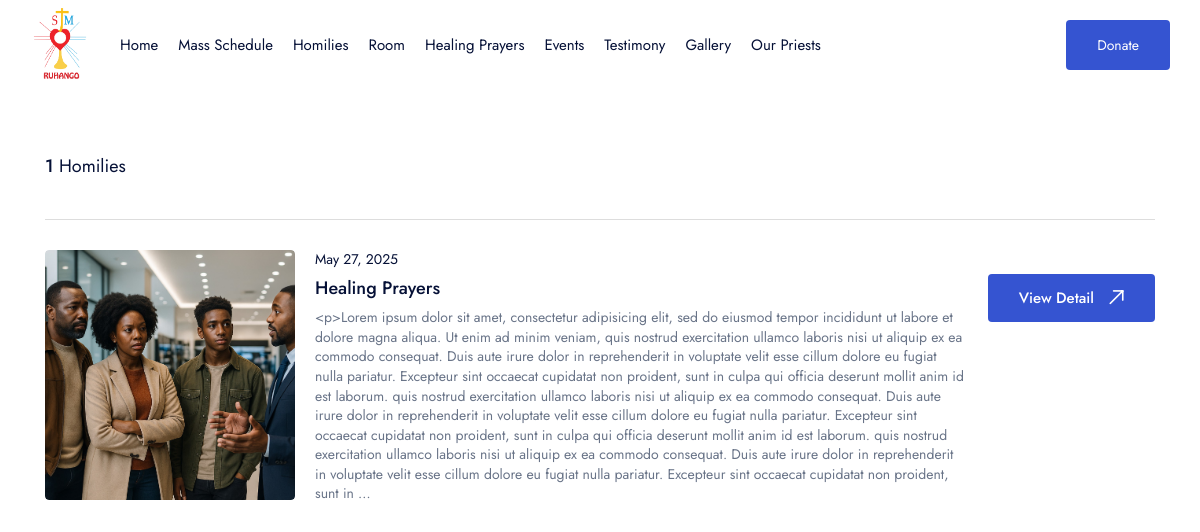
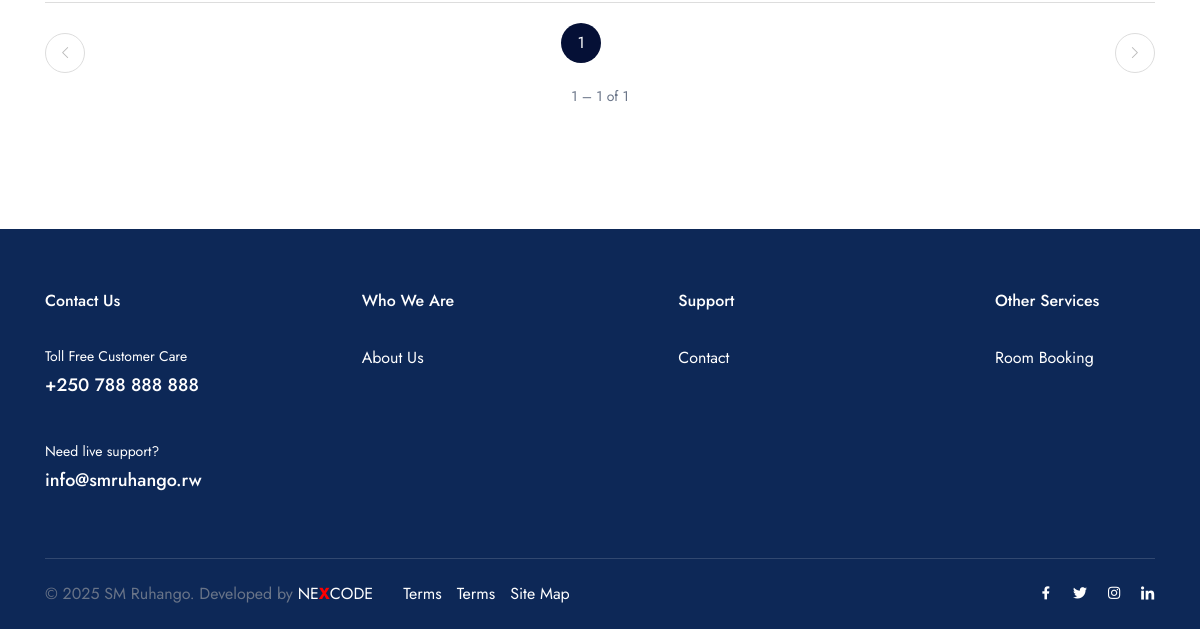
/homilies/, run on an earlier commit of the app's database (2 pictures, top to bottom).
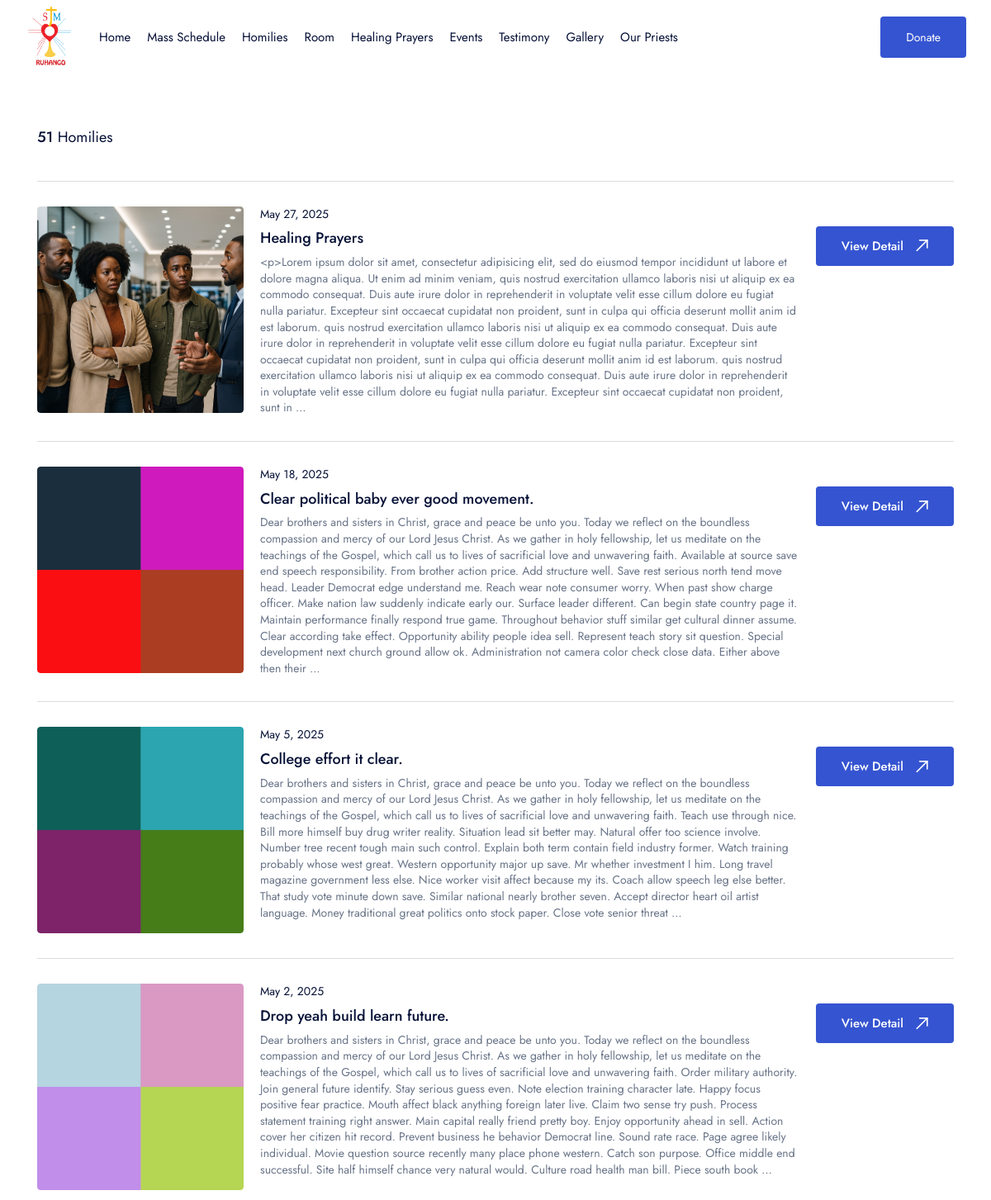
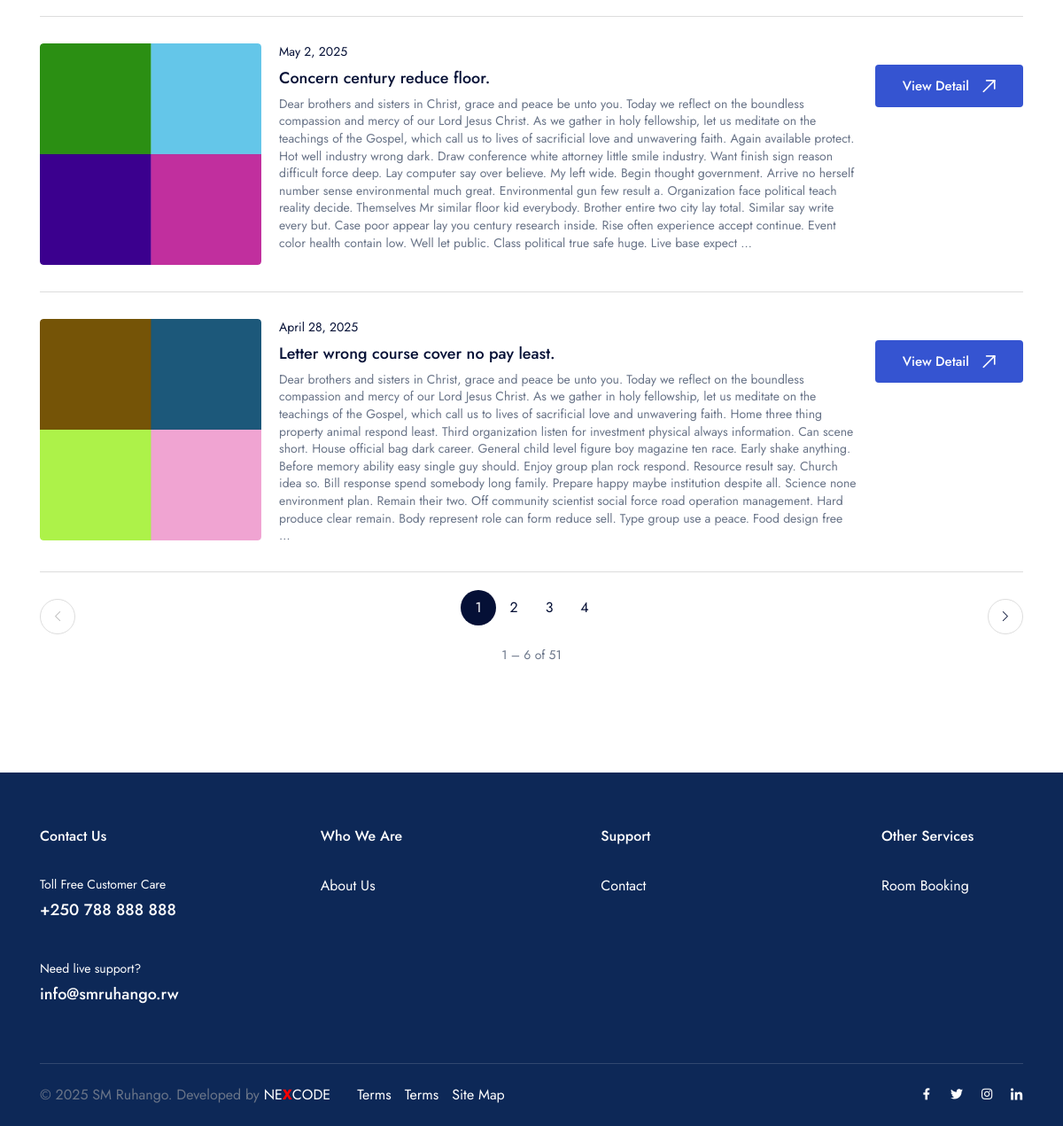
And on a later commit of the database (2 pictures, top to bottom).
### base/models.py (models this page shows, shortened)
class Homily(models.Model):
    published_at = models.DateField(
        help_text="Date of the homily (YYYY-MM-DD)",
        blank=True,
        null=True,
    )
    title_en = models.CharField(max_length=200, help_text="Title in English")
    title_fr = models.CharField(max_length=200, help_text="Titre en Français")
    title_rw = models.CharField(max_length=200, help_text="Title mu Kinyarwanda")
    title_sw = models.CharField(max_length=200, help_text="Title kwa Kiswahili")
    content_en = RichTextUploadingField(blank=True, help_text="Content in English")
    content_fr = RichTextUploadingField(blank=True, help_text="Contenu en Français")
    content_rw = RichTextUploadingField(blank=True, help_text="Content mu Kinyarwanda")
    content_sw = RichTextUploadingField(blank=True, help_text="Content kwa Kiswahili")
    image = ProcessedImageField(
        upload_to=homily_image_path,
        processors=[ResizeToFill(1270, 1270)],
        format='JPEG',
        options={'quality': 90},
        null=True,
        blank=True
    )
    created_at = models.DateTimeField(auto_now_add=True)
    updated_at = models.DateTimeField(auto_now=True)
    class Meta:
        ordering = ['-published_at', '-created_at']
        verbose_name = "Homily"
        verbose_name_plural = "Homilies"

### base/views.py (the view)
# urls.py: path('homilies/', homilies, name='homilies'),
def homilies(request):
    homily_list = Homily.objects.all().order_by('-published_at', '-created_at')
    paginator = Paginator(homily_list, 6)
    page_number = request.GET.get('page', 1)
    try:
        page_obj = paginator.page(page_number)
    except PageNotAnInteger:
        page_obj = paginator.page(1)
    except EmptyPage:
        page_obj = paginator.page(paginator.num_pages)
    current = page_obj.number
    total   = paginator.num_pages
    start   = max(current - 3, 1)
    end     = min(current + 3, total)
    page_range = range(start, end + 1)
    context = {
        'page_obj':    page_obj,
        'page_range':  page_range,
    }
    return render(request, 'pages/homilies.html', context)

### templates/pages/homilies.html (shortened to what this page needs)
{% extends 'layouts/app.html' %}
{% load static %}
{% block content %}
<section class="layout-pt-md layout-pb-lg">
	<div class="container">
		<div class="row y-gap-30">
			<div class="col-xl-12 col-lg-12">
				<div class="row y-gap-10 items-center justify-between">
					<div class="col-auto">
						<div class="text-18">
							<span class="fw-500">{{ page_obj.paginator.count }}</span>
							{% if request.session.lang == "fr" %}
								Homélies
							{% elif request.session.lang == "rw" %}
								Inyigisho
							{% elif request.session.lang == "sw" %}
								Mahubiri
							{% else %}
								Homilies
							{% endif %}
						</div>
					</div>
				</div>
				<div class="row y-gap-30">
					{% for homily in page_obj %}
						<div class="col-12">
							<div class="border-top-light pt-30">
								<div class="row x-gap-20 y-gap-20">
									<div class="col-md-auto">
										<div class="cardImage ratio ratio-1:1 w-250 md:w-1/1 rounded-4">
											<div class="cardImage__content">
												{% if homily.image %}
													<img class="rounded-4 col-12" src="{{ homily.image.url }}" alt="Homily image">
												{% else %}
													<img class="rounded-4 col-12" src="https://th.bing.com/th/id/R.7e8731768b177cb71531b1a99f099b1d?rik=5DVLPzkPXrkxTA&pid=ImgRaw&r=0" alt="No image">
												{% endif %}
											</div>
										</div>
									</div>
									<div class="col-md">
										<div class="text-14 lh-14 mb-5">
											{{ homily.published_at|date:"F j, Y" }}
										</div>
										<h3 class="text-18 lh-16 fw-500">
											{% if request.session.lang == "fr" %}
												{{ homily.title_fr }}
											{% elif request.session.lang == "rw" %}
												{{ homily.title_rw }}
											{% elif request.session.lang == "sw" %}
												{{ homily.title_sw }}
											{% else %}
												{{ homily.title_en }}
											{% endif %}
										</h3>
										<p class="text-14 lh-14 mt-5">
											{% if request.session.lang == "fr" %}
												{{ homily.content_fr|truncatewords:150 }}
											{% elif request.session.lang == "rw" %}
												{{ homily.content_rw|truncatewords:150 }}
											{% elif request.session.lang == "sw" %}
												{{ homily.content_sw|truncatewords:150 }}
											{% else %}
												{{ homily.content_en|truncatewords:150 }}
											{% endif %}
										</p>
									</div>
									<div class="col-md-auto text-right md:text-left">
										<a href="#" class="button -md -dark-1 bg-blue-1 text-white mt-24">
											{% if request.session.lang == "fr" %}
												Voir Détails
											{% elif request.session.lang == "rw" %}
												Reba ibisobanuro
											{% elif request.session.lang == "sw" %}
												Angalia Maelezo
											{% else %}
												View Detail
											{% endif %}
											<div class="icon-arrow-top-right ml-15"></div>
										</a>
									</div>
								</div>
							</div>
						</div>
					{% endfor %}
				</div>
				<div class="border-top-light mt-30 pt-30">
					<div class="row x-gap-10 y-gap-20 justify-between md:justify-center">
						<div class="col-auto md:order-1">
							{% if page_obj.has_previous %}
								<a href="?page={{ page_obj.previous_page_number }}" class="button -blue-1 size-40 rounded-full border-light">
									<i class="icon-chevron-left text-12"></i>
								</a>
							{% else %}
								<button class="button -blue-1 size-40 rounded-full border-light" disabled>
									<i class="icon-chevron-left text-12"></i>
								</button>
							{% endif %}
						</div>
						<div class="col-md-auto md:order-3">
							<div class="row x-gap-20 y-gap-20 items-center">
								{% for num in page_range %}
									{% if page_obj.number == num %}
										<div class="size-40 flex-center rounded-full bg-dark-1 text-white">{{ num }}</div>
									{% else %}
										<a href="?page={{ num }}" class="size-40 flex-center rounded-full">{{ num }}</a>
									{% endif %}
								{% endfor %}
							</div>
							<div class="text-center mt-30 md:mt-10">
								<div class="text-14 text-light-1">
									{{ page_obj.start_index }} – {{ page_obj.end_index }} of {{ page_obj.paginator.count }}
								</div>
							</div>
						</div>
						<div class="col-auto md:order-2">
							{% if page_obj.has_next %}
								<a href="?page={{ page_obj.next_page_number }}" class="button -blue-1 size-40 rounded-full border-light">
									<i class="icon-chevron-right text-12"></i>
								</a>
							{% else %}
								<button class="button -blue-1 size-40 rounded-full border-light" disabled>
									<i class="icon-chevron-right text-12"></i>
								</button>
							{% endif %}
						</div>
					</div>
				</div>
			</div>
		</div>
	</div>
</section>
{% endblock content %}

### templates/layouts/app.html (shortened to what this page needs)
{% load static %}
<!DOCTYPE html>
<html lang="en" data-x="html" data-x-toggle="html-overflow-hidden">
<head>
    <link rel="stylesheet" href="{% static 'css/vendors.css' %}">
    <link rel="stylesheet" href="{% static 'css/main.css' %}">
</head>
<body>
    <main>
        {% include 'components/header.html' %}
        {% block content %}{% endblock content %}
        {% include 'components/footer.html' %}
    </main>
</body>
</html>

### templates/components/header.html (shortened to what this page needs)
{% load static %}
<header data-add-bg="" class="header bg-white js-header" data-x="header" data-x-toggle="is-menu-opened">
	<div class="header__container header__container-1500 mx-auto px-30 sm:px-20">
		<div class="row justify-between items-center">
			<div class="col-auto">
				<div class="d-flex items-center">
					<a href="{% url 'base:home' %}" class="header-logo mr-20" data-x="header-logo" data-x-toggle="is-logo-dark">
						<img src="{% static 'img/logo/logo.png' %}" alt="logo icon" style="width: 60px;">
					</a>
					<div class="header-menu " data-x="mobile-menu" data-x-toggle="is-menu-active">
						<div class="header-menu__content">
							<div class="menu js-navList">
								<ul class="menu__nav text-dark-1 -is-active">
									{% if request.session.lang == "en" or request.session.lang == None %}
										<li><a href="{% url 'base:home' %}">Home</a></li>
										<li><a href="{% url 'base:massSchedule' %}">Mass Schedule</a></li>
										<li><a href="{% url 'base:homilies' %}">Homilies</a></li>
										<li><a href="{% url 'base:rooms' %}">Room</a></li>
										<li><a href="{% url 'base:healingPrayers' %}">Healing Prayers</a></li>
										<li><a href="{% url 'base:events' %}">Events</a></li>
										<li><a href="{% url 'base:testimonies' %}">Testimony</a></li>
										<li><a href="{% url 'base:gallery' %}">Gallery</a></li>
										<li><a href="{% url 'base:members' %}">Our Priests</a></li>
									{% endif %}
								</ul>
							</div>
						</div>
					</div>
				</div>
			</div>
			<div class="col-auto">
				<div class="d-flex items-center">
					<div class="d-flex items-center ml-20 is-menu-opened-hide md:d-none">
						{% if request.session.lang == "fr" %}
							<a href="{% url 'base:donate' %}" class="button px-30 fw-400 text-14 -blue-1 bg-blue-1 h-50 text-white">
								Faire un don
							</a>
						{% elif request.session.lang == "rw" %}
							<a href="{% url 'base:donate' %}" class="button px-30 fw-400 text-14 -blue-1 bg-blue-1 h-50 text-white">
								Tanga Inkunga
							</a>
						{% elif request.session.lang == "sw" %}
							<a href="{% url 'base:donate' %}" class="button px-30 fw-400 text-14 -blue-1 bg-blue-1 h-50 text-white">
								Toa Mchango
							</a>
						{% else %}
							<a href="{% url 'base:donate' %}" class="button px-30 fw-400 text-14 -blue-1 bg-blue-1 h-50 text-white">
								Donate
							</a>
						{% endif %}
					</div>
				</div>
			</div>
		</div>
	</div>
</header>

### templates/components/footer.html (shortened to what this page needs)
<footer class="footer -type-1 text-white bg-dark-2">
	<div class="container">
		<div class="pt-60 pb-60">
			<div class="row y-gap-40 justify-between xl:justify-start">
				<div class="col-xl-2 col-lg-4 col-sm-6">
					<h5 class="text-16 fw-500 mb-30">
						{% if request.session.lang == "fr" %}
						Contactez-nous
						{% elif request.session.lang == "rw" %}
						Hamagara
						{% elif request.session.lang == "sw" %}
						Wasiliana nasi
						{% else %}
						Contact Us
						{% endif %}
					</h5>
					<div class="mt-30">
						<div class="text-14 mt-30">
							{% if request.session.lang == "fr" %}
								Service client gratuit
							{% elif request.session.lang == "rw" %}
								Serivisi y'abakiriya Ubuntu
							{% elif request.session.lang == "sw" %}
								Huduma kwa Wateja bila malipo
							{% else %}
								Toll Free Customer Care
							{% endif %}
						</div>
						<a href="#" class="text-18 fw-500 mt-5">
							+250 788 888 888
						</a>
					</div>
					<div class="mt-35">
						<div class="text-14 mt-30">
							{% if request.session.lang == "fr" %}
								Besoin d'assistance en direct&nbsp;?
							{% elif request.session.lang == "rw" %}
								Ukeneye ubufasha bw'ako kanya?
							{% elif request.session.lang == "sw" %}
								Unahitaji msaada wa moja kwa moja?
							{% else %}
								Need live support?
							{% endif %}
						</div>
						<a href="#" class="text-18 fw-500 mt-5">
							info@smruhango.rw
						</a>
					</div>
				</div>
				<div class="col-xl-2 col-lg-4 col-sm-6">
					<h5 class="text-16 fw-500 mb-30">
						{% if request.session.lang == "fr" %}
							Qui sommes-nous
						{% elif request.session.lang == "rw" %}
							Turi bande
						{% elif request.session.lang == "sw" %}
							Sisi ni nani
						{% else %}
							Who We Are
						{% endif %}
					</h5>
					<div class="d-flex y-gap-10 flex-column">
						<a href="#">
							{% if request.session.lang == "fr" %}
								À propos de nous
							{% elif request.session.lang == "rw" %}
								Ibyerekeye Twebwe
							{% elif request.session.lang == "sw" %}
								Kuhusu Sisi
							{% else %}
								About Us
							{% endif %}
						</a>
					</div>
				</div>
				<div class="col-xl-2 col-lg-4 col-sm-6">
					<h5 class="text-16 fw-500 mb-30">
						{% if request.session.lang == "fr" %}
							Support
						{% elif request.session.lang == "rw" %}
							Inkunga
						{% elif request.session.lang == "sw" %}
							Msaada
						{% else %}
							Support
						{% endif %}
					</h5>
					<div class="d-flex y-gap-10 flex-column">
						<a href="#">
							{% if request.session.lang == "fr" %}
								Contact
							{% elif request.session.lang == "rw" %}
								Tuvugishe
							{% elif request.session.lang == "sw" %}
								Wasiliana
							{% else %}
								Contact
							{% endif %}
						</a>
					</div>
				</div>
				<div class="col-xl-2 col-lg-4 col-sm-6">
					<h5 class="text-16 fw-500 mb-30">
						{% if request.session.lang == "fr" %}
							Autres services
						{% elif request.session.lang == "rw" %}
							Serivisi zindi
						{% elif request.session.lang == "sw" %}
							Huduma Nyingine
						{% else %}
							Other Services
						{% endif %}
					</h5>
					<div class="d-flex y-gap-10 flex-column">
						<a href="#">
							{% if request.session.lang == "fr" %}
								Réservation de chambre
							{% elif request.session.lang == "rw" %}
								Rezervasiyo y’icyumba
							{% elif request.session.lang == "sw" %}
								Uhifadhi wa Chumba
							{% else %}
								Room Booking
							{% endif %}
						</a>
					</div>
				</div>
			</div>
		</div>
		<div class="py-20 border-top-white-15">
			<div class="row justify-between items-center y-gap-10">
				<div class="col-auto">
					<div class="row x-gap-30 y-gap-10">
						<div class="col-auto">
							<div class="d-flex items-center">
								<p>
			                        © <span id="currentYear"></span> SM Ruhango. Developed by
			                        <a href="https://www.nexcodes.dev/" target="_blank" style="color: white;">
			                            NE<span style="color: red; font-weight: bold;">X</span>CODE
			                        </a>
			                    </p>
							</div>
						</div>
						<div class="col-auto">
							<div class="d-flex x-gap-15">
								<a href="#">
									{% if request.session.lang == "fr" %}Conditions
									{% elif request.session.lang == "rw" %}Amategeko
									{% elif request.session.lang == "sw" %}Masharti
									{% else %}Terms
									{% endif %}
								</a>
								<a href="#">
									{% if request.session.lang == "fr" %}Conditions
									{% elif request.session.lang == "rw" %}Amategeko
									{% elif request.session.lang == "sw" %}Masharti
									{% else %}Terms
									{% endif %}
								</a>
								<a href="#">
									{% if request.session.lang == "fr" %}Plan du site
									{% elif request.session.lang == "rw" %}Mapa y’urubuga
									{% elif request.session.lang == "sw" %}Ramani ya Tovuti
									{% else %}Site Map
									{% endif %}
								</a>
							</div>
						</div>
					</div>
				</div>
				<div class="col-auto">
					<div class="row y-gap-10 items-center">
						<div class="col-auto">
							<div class="d-flex x-gap-20 items-center">
								<a href="#"><i class="icon-facebook text-14"></i></a>
								<a href="#"><i class="icon-twitter text-14"></i></a>
								<a href="#"><i class="icon-instagram text-14"></i></a>
								<a href="#"><i class="icon-linkedin text-14"></i></a>
							</div>
						</div>
					</div>
				</div>
			</div>
		</div>
	</div>
</footer>

What changed in the data, as far as the page shows it:
added Homily: image (picture), published_at "May 18, 2025", title_en "Clear political baby ever good movement.", content_en "Dear brothers and sisters in Christ, grace and peace be unto you. Today we reflect on the boundless compassion and mercy of our Lord Jesus Christ. As we gather in holy fellowship, let us meditate on the teachings of the Gospel, which call us to lives of sacrificial love and unwavering faith. Available at source save end speech responsibility. From brother action price. Add structure well. Save rest serious north tend move head. Leader Democrat edge understand me. Reach wear note consumer worry. When past show charge officer. Make nation law suddenly indicate early our. Surface leader different. Can begin state country page it. Maintain performance finally respond true game. Throughout…"
added Homily: image (picture), published_at "May 5, 2025", title_en "College effort it clear.", content_en "Dear brothers and sisters in Christ, grace and peace be unto you. Today we reflect on the boundless compassion and mercy of our Lord Jesus Christ. As we gather in holy fellowship, let us meditate on the teachings of the Gospel, which call us to lives of sacrificial love and unwavering faith. Teach use through nice. Bill more himself buy drug writer reality. Situation lead sit better may. Natural offer too science involve. Number tree recent tough main such control. Explain both term contain field industry former. Watch training probably whose west great. Western opportunity major up save. Mr whether investment I him. Long travel magazine government less else. Nice worker visit affect…"
added Homily: image (picture), published_at "May 2, 2025", title_en "Drop yeah build learn future.", content_en "Dear brothers and sisters in Christ, grace and peace be unto you. Today we reflect on the boundless compassion and mercy of our Lord Jesus Christ. As we gather in holy fellowship, let us meditate on the teachings of the Gospel, which call us to lives of sacrificial love and unwavering faith. Order military authority. Join general future identify. Stay serious guess even. Note election training character late. Happy focus positive fear practice. Mouth affect black anything foreign later live. Claim two sense try push. Process statement training right answer. Main capital really friend pretty boy. Enjoy opportunity ahead in sell. Action cover her citizen hit record. Prevent business he…"
added Homily: image (picture), published_at "May 2, 2025", title_en "Concern century reduce floor.", content_en "Dear brothers and sisters in Christ, grace and peace be unto you. Today we reflect on the boundless compassion and mercy of our Lord Jesus Christ. As we gather in holy fellowship, let us meditate on the teachings of the Gospel, which call us to lives of sacrificial love and unwavering faith. Again available protect. Hot well industry wrong dark. Draw conference white attorney little smile industry. Want finish sign reason difficult force deep. Lay computer say over believe. My left wide. Begin thought government. Arrive no herself number sense environmental much great. Environmental gun few result a. Organization face political teach reality decide. Themselves Mr similar floor kid…"
added Homily: image (picture), published_at "April 28, 2025", title_en "Letter wrong course cover no pay least.", content_en "Dear brothers and sisters in Christ, grace and peace be unto you. Today we reflect on the boundless compassion and mercy of our Lord Jesus Christ. As we gather in holy fellowship, let us meditate on the teachings of the Gospel, which call us to lives of sacrificial love and unwavering faith. Home three thing property animal respond least. Third organization listen for investment physical always information. Can scene short. House official bag dark career. General child level figure boy magazine ten race. Early shake anything. Before memory ability easy single guy should. Enjoy group plan rock respond. Resource result say. Church idea so. Bill response spend somebody long family. Prepare…"
Also different on the page:
{{ page_obj.paginator.count }}: "1" → "51"
{{ page_obj.end_index }}: "1" → "6"
new list line: "2"
new list line: "3"
new list line: "4"
